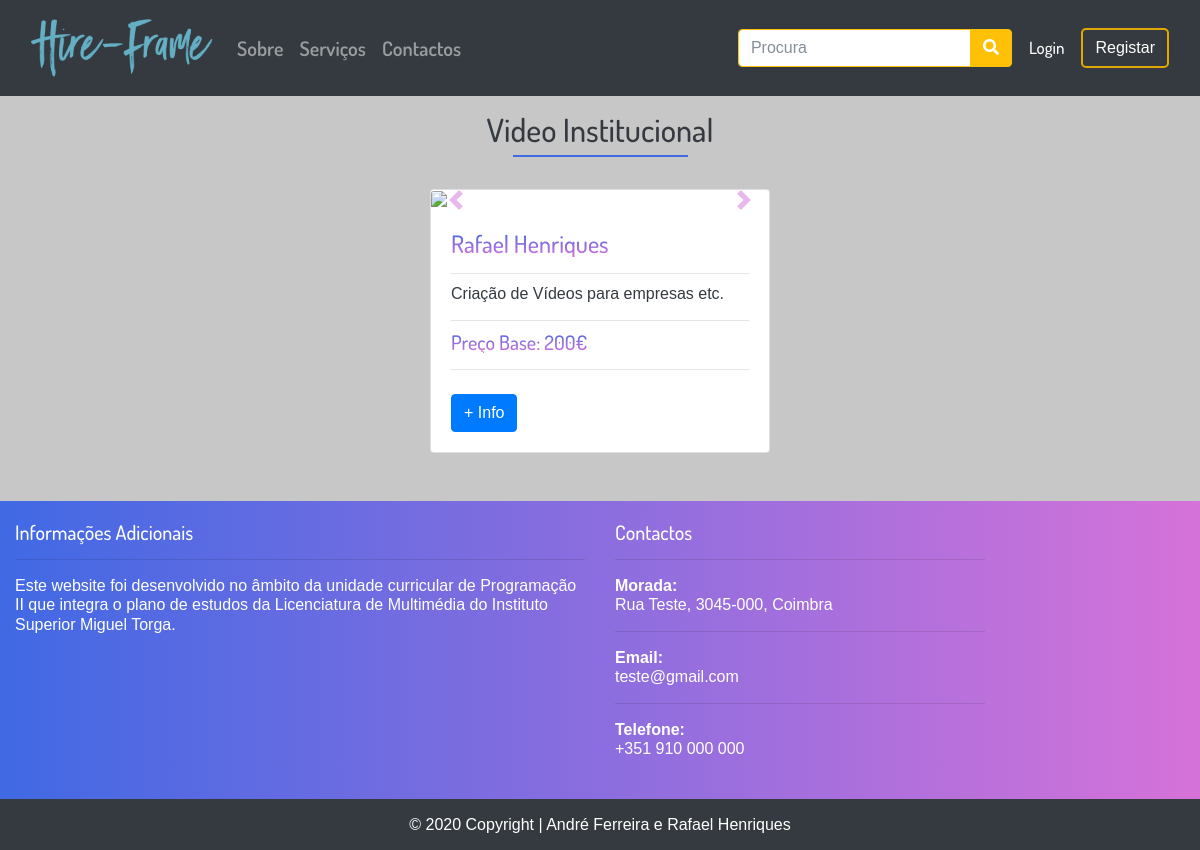
/index.php?op=subarea&id=9, run on an earlier commit of the app's database.
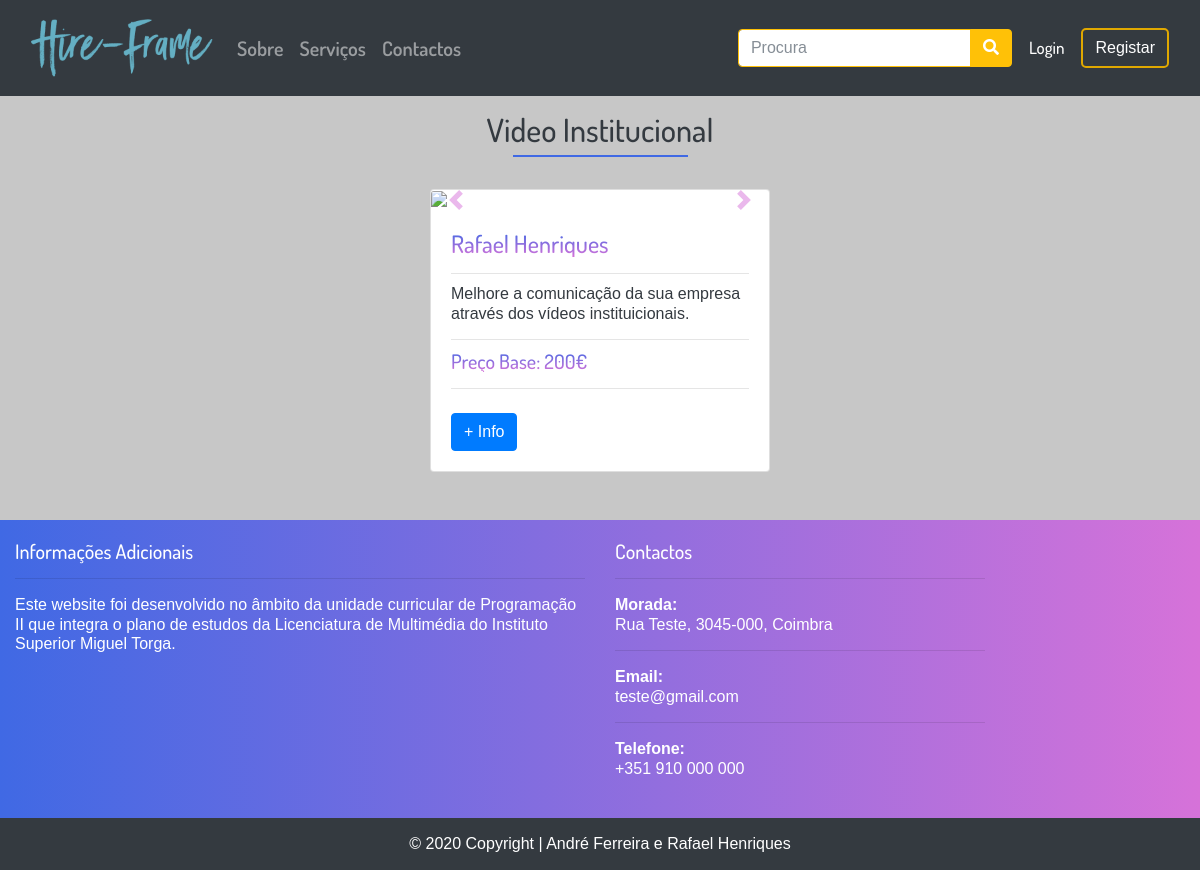
And on a later commit of the database.
### tables this page shows
CREATE TABLE IF NOT EXISTS `servico` (
  `id_utilizador` int(11) NOT NULL,
  `id_subarea` int(11) NOT NULL,
  `data` datetime NOT NULL DEFAULT CURRENT_TIMESTAMP ON UPDATE CURRENT_TIMESTAMP,
  `id_servico` int(11) NOT NULL AUTO_INCREMENT,
  `descricao` varchar(255) NOT NULL,
  PRIMARY KEY (`id_servico`),
  KEY `fk_id_utilizador_utilizador` (`id_utilizador`),
  KEY `fk_id_subarea_subarea` (`id_subarea`)
);

CREATE TABLE IF NOT EXISTS `utilizador` (
  `id_utilizador` int(11) NOT NULL AUTO_INCREMENT,
  `username` varchar(15) NOT NULL,
  `nome` varchar(150) NOT NULL,
  `id_genero` int(11) NOT NULL,
  `email` varchar(100) NOT NULL,
  `data_nascimento` date NOT NULL,
  `data` datetime NOT NULL DEFAULT CURRENT_TIMESTAMP ON UPDATE CURRENT_TIMESTAMP,
  `pass` varchar(255) NOT NULL,
  `tipo_utilizador` int(11) NOT NULL,
  `biografia` varchar(255) DEFAULT NULL,
  `imagem` varchar(255) DEFAULT NULL,
  `repor_pass` varchar(255) DEFAULT NULL,
  PRIMARY KEY (`id_utilizador`),
  UNIQUE KEY `id_area` (`id_utilizador`),
  UNIQUE KEY `username` (`username`),
  UNIQUE KEY `email` (`email`),
  KEY `fk_id_tipo_tipo_utilizador` (`tipo_utilizador`),
  KEY `fk_id_genero_genero_utilizador` (`id_genero`)
);

### inc/subarea.inc.php (the view, shortened to what this page needs)
<div class="container">
  <div class="container-fluid py-3">
    <header class="col-md-12 mb-4">
<?php require("db_projetofinal.php");
$id = $_REQUEST["id"];
$dados = $db->query("SELECT subarea.nome, subarea.id_area FROM subarea WHERE subarea.id_subarea = $id");
foreach ($dados as $linha)
      echo'<h2 class="text-center text-dark">'.$linha["nome"].'</h2>';
?>
      <span class="underline mb-3"></span>
    </header>
    <div class="row justify-content-center">
<?php
$db = new PDO("mysql:host=localhost; dbname=projetofinal; charset=utf8","root","");
$dados = $db->query("SELECT DISTINCT utilizador.nome, utilizador.id_utilizador, utilizador.imagem, servico.id_servico, servico.descricao, preco_servico.base FROM utilizador JOIN servico ON utilizador.id_utilizador = servico.id_utilizador JOIN subarea ON servico.id_subarea = subarea.id_subarea JOIN area ON subarea.id_area = area.id_area JOIN preco_servico ON servico.id_servico = preco_servico.id_servico WHERE subarea.id_subarea = $id");
if ($dados->rowCount() > 0){
foreach ($dados as $row) {
  echo '<div class="col-md-4 col-sm-6 col-xs-12 my-2">
          <div class="card">
            <div id="'.$row["id_servico"].'" class="carousel slide" data-ride="carousel">
              <div class="carousel-inner">
                <div class="carousel-item active">
                  <img src="'.$row["imagem"].'" class="card-img-top" alt="...">
                </div>
         ';
        echo'
        </div>
  <a class="carousel-control-prev" href="#'.$row["id_servico"].'" role="button" data-slide="prev">
  <span class="carousel-control-prev-icon" aria-hidden="true"></span>
  <span class="sr-only">Previous</span>
</a>
<a class="carousel-control-next" href="#'.$row["id_servico"].'" role="button" data-slide="next">
  <span class="carousel-control-next-icon" aria-hidden="true"></span>
  <span class="sr-only">Next</span>
</a>
</div>
                        <div class="card-body">
                            <h4 class="card-title grad-txt">'.$row["nome"].'</h4><hr>
                            <p class="text-dark card-subtitle">'.$row["descricao"].'</p><hr>
                            <h5 class="text-dark card-subtitle grad-txt">Preço Base: '.$row["base"].'€</h5><hr>
                            <a href="index.php?op=servicepage&id_utilizador='.$row["id_utilizador"].'&id_service='.$row["id_servico"].'" class="btn btn-primary mt-2">+ Info</a>
                        </div>
                    </div>
                </div>';
}
  }
?>
            </div>
        </div>
    </div>

What changed in the data, as far as the page shows it:
changed servico "Rafael Henriques": descricao "Criação de Vídeos para empresas etc." → "Melhore a comunicação da sua empresa através dos ví­deos instituicionais."
